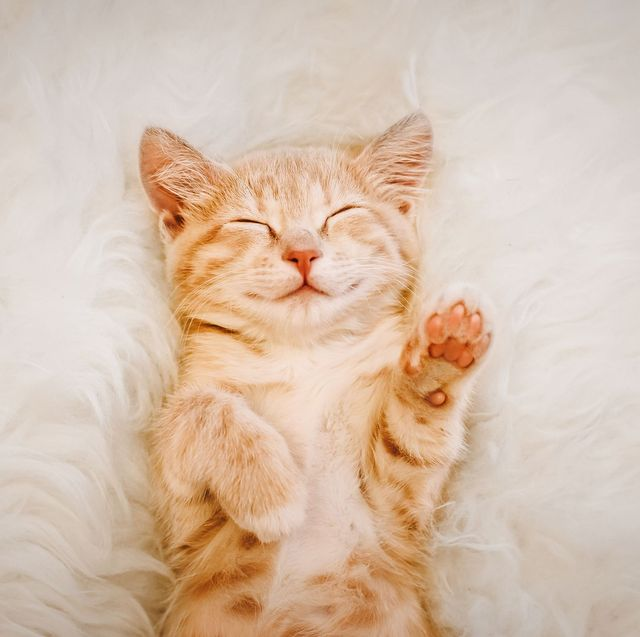
#> input picture 실습/221205/cat.jpg, 640 x 637 px
$ python ex_image02.py
#> lines starting #> are read from the running program, lines starting #| are printed output that depends on the picture
# 이미지 사이즈변경

# 한번에 이미지 바뀐거 보기 위해 matplotlib 사용
import cv2

import matplotlib.pyplot as plt

image_path = "./cat.jpg"

# 이미지 읽기
image = cv2.imread(image_path)
#> image is the input picture: shape (637, 640, 3); mean B, G, R 173.4, 192.2, 215.2
# RGB 타입 변환
image_rgb = cv2.cvtColor(image, cv2.COLOR_BGR2RGB)
# 사이즈 변환
image_50x50 = cv2.resize(image_rgb, (50, 50))
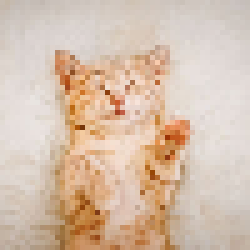
#> image_50x50: shape (50, 50, 3) (shown 5 times larger); mean R, G, B 215.1, 192, 173.2


flg, ax = plt.subplots(1, 2, figsize=(10, 5))
ax[0].imshow(image_rgb)
ax[0].set_title("Original Image")
ax[1].imshow(image_50x50)
ax[1].set_title("Resize Image")
plt.show()
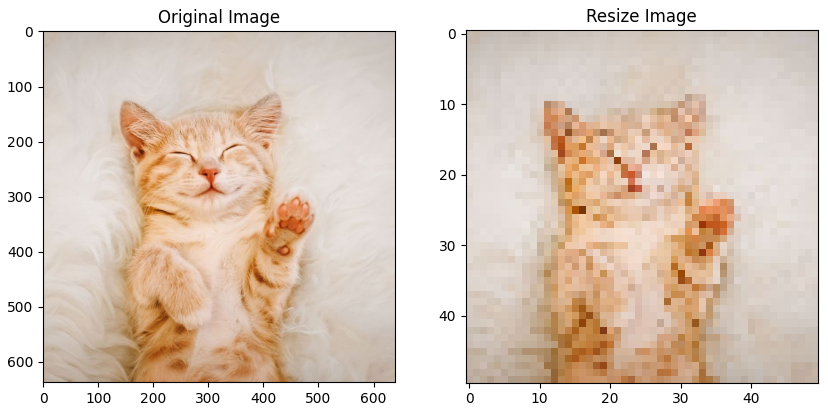
#> figure drawn by matplotlib, 2 panels


# # 이미지 저장 : imwrite(저장경로) 저장하고자하는 이미지

# cv2.imwritet('./cat_image_50x50.png', image_50x50)
# # png로 저장하는게 용량은 더 크지만, 고화질이다
